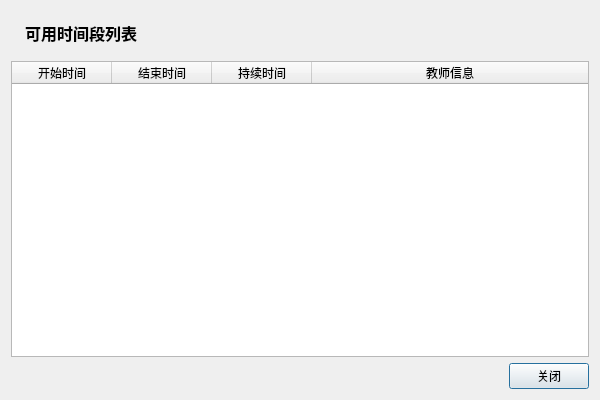
<?xml version="1.0" encoding="UTF-8"?>
<ui version="4.0">
 <class>ResultDisplayWidget</class>
 <widget class="QDialog" name="ResultDisplayWidget">
  <property name="geometry">
   <rect>
    <x>0</x>
    <y>0</y>
    <width>600</width>
    <height>400</height>
   </rect>
  </property>
  <property name="windowTitle">
   <string>可用时间段</string>
  </property>
  <property name="modal">
   <bool>true</bool>
  </property>
  <layout class="QVBoxLayout" name="mainLayout">
   <item>
    <widget class="QLabel" name="titleLabel">
     <property name="text">
      <string>可用时间段列表</string>
     </property>
     <property name="styleSheet">
      <string>font-size: 16px; font-weight: bold; margin: 10px;</string>
     </property>
    </widget>
   </item>
   <item>
    <widget class="QTableWidget" name="resultTable">
     <property name="alternatingRowColors">
      <bool>true</bool>
     </property>
     <property name="selectionBehavior">
      <enum>QAbstractItemView::SelectRows</enum>
     </property>
     <attribute name="horizontalHeaderStretchLastSection">
      <bool>true</bool>
     </attribute>
     <column>
      <property name="text">
       <string>开始时间</string>
      </property>
     </column>
     <column>
      <property name="text">
       <string>结束时间</string>
      </property>
     </column>
     <column>
      <property name="text">
       <string>持续时间</string>
      </property>
     </column>
     <column>
      <property name="text">
       <string>教师信息</string>
      </property>
     </column>
    </widget>
   </item>
   <item>
    <layout class="QHBoxLayout" name="buttonLayout">
     <item>
      <spacer name="horizontalSpacer">
       <property name="orientation">
        <enum>Qt::Horizontal</enum>
       </property>
       <property name="sizeHint" stdset="0">
        <size>
         <width>40</width>
         <height>20</height>
        </size>
       </property>
      </spacer>
     </item>
     <item>
      <widget class="QPushButton" name="closeButton">
       <property name="text">
        <string>关闭</string>
       </property>
      </widget>
     </item>
    </layout>
   </item>
  </layout>
 </widget>
 <connections>
  <connection>
   <sender>closeButton</sender>
   <signal>clicked()</signal>
   <receiver>ResultDisplayWidget</receiver>
   <slot>accept()</slot>
  </connection>
 </connections>
</ui>
